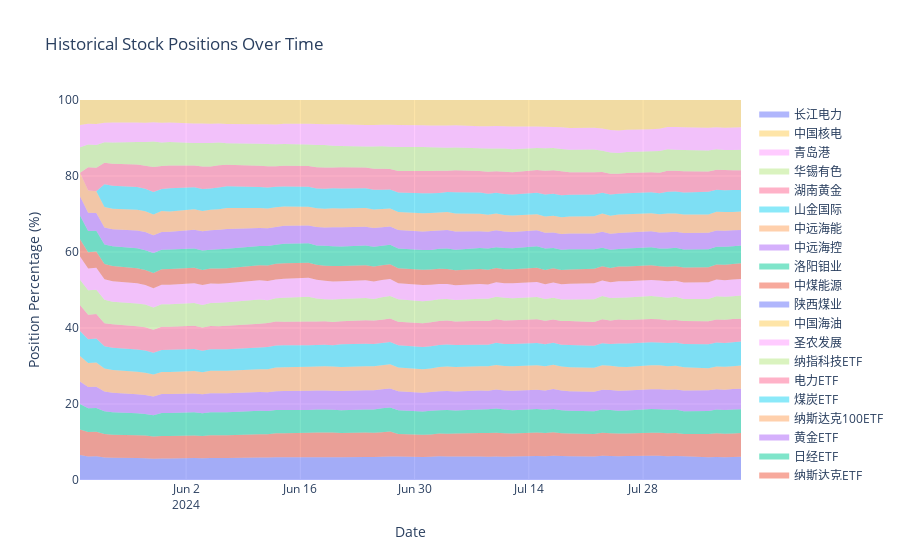

Source (notebook cell):
### Code cell
plot_historical_positions(dates, positions, stock_names, stock_prices)
